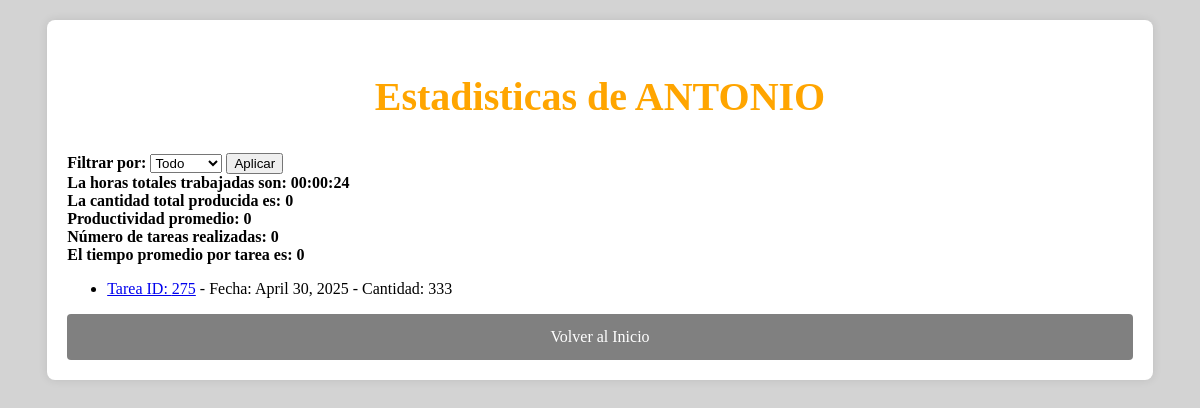
/estadisticas_trabajador/2/, run on an earlier commit of the app's database.
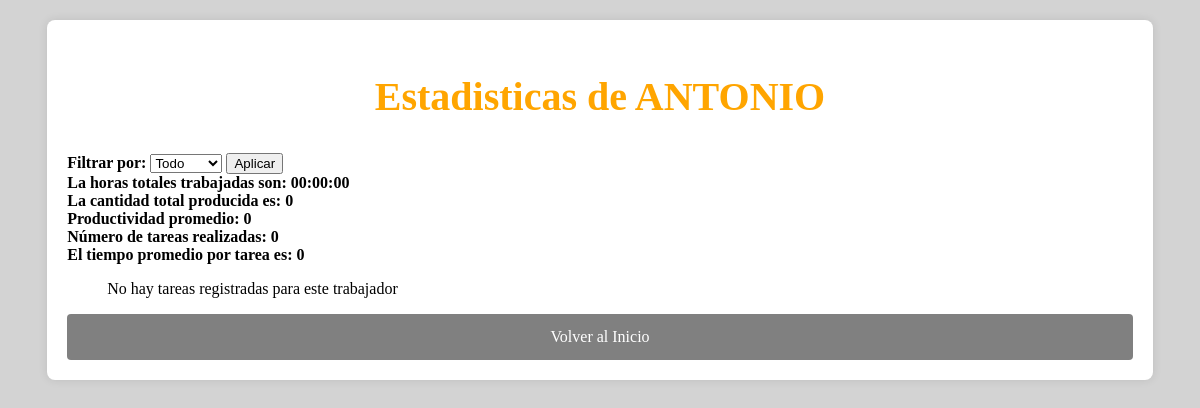
And on a later commit of the database.
### pda/models.py (models this page shows, shortened)
class Patio(models.Model):
    fecha = models.DateField(verbose_name='Fecha', null=True, blank=True)
    horaInicio = models.TimeField(verbose_name='H.Inicio', null=True, blank=True)
    horaFin = models.TimeField(verbose_name='H.Fin', null=True, blank=True)
    idTipTarea = models.IntegerField(verbose_name='Tip.Tarea', null=True, blank=True)
    idOper1 = models.IntegerField(verbose_name='Op.1', null=True, blank=True)
    idOper2 = models.IntegerField(verbose_name='Op.2', null=True, blank=True)
    cantidad = models.IntegerField(verbose_name='Cantidad', null=True, blank=True)

### pda/views.py (the view, shortened to what this page needs)
# urls.py: path('estadisticas_trabajador/<int:trabajador_id>/',estadisticas_trabajador,name='estadisticas_trabajador'),
def estadisticas_trabajador(request,trabajador_id):
    trabajador=get_object_or_404(Trabajador, id=trabajador_id)
    tareas=Patio.objects.filter(Q(idOper1=trabajador_id)| Q( idOper2=trabajador_id))
    periodo=request.GET.get('periodo')
    hoy=date.today()
    cantidadTotal=0
    tiempoTotalSegundos=0
    productividad=0
    numTareas=0
    tiempoPromedio=0
    for tarea in tareas:
            if tarea.horaInicio and tarea.horaFin:
                fecha=tarea.fecha
                hora_inicio=datetime.combine(fecha,tarea.horaInicio)
                hora_fin=datetime.combine(fecha,tarea.horaFin)
                tiempoSegundos = (hora_fin - hora_inicio).total_seconds()
                tiempoTotalSegundos+= tiempoSegundos
    horas = int(tiempoTotalSegundos // 3600)
    minutos = int((tiempoTotalSegundos % 3600) // 60)
    segundos = int(tiempoTotalSegundos % 60)
    tiempoFinal = f"{horas:02d}:{minutos:02d}:{segundos:02d}"
    return render(request,'estadisticas_trabajador.html',{
        'trabajador':trabajador,
        'tareas':tareas,
        'tiempo_total':tiempoFinal,
        'cantidad_total':cantidadTotal,
        'productividad':productividad,
        'numTareas':numTareas,
        'tiempoPromedio':tiempoPromedio
    })

### templates/estadisticas_trabajador.html (shortened to what this page needs)
<!DOCTYPE html>
<html lang="en">
<head>
</head>
<body>
    <div class="container">
        <div class="form-container">
            <h2>Estadisticas de {{trabajador.nombre}}</h2>
            <form method="get">
                <label for="periodo"><strong>Filtrar por:</strong></label>
                <select name="periodo" id="periodo">
                    <option value="todo">Todo</option>
                </select>
                <button type="submit">Aplicar</button>
            </form>
            <strong>La horas totales trabajadas son: {{ tiempo_total }}</strong><br>
            <strong>La cantidad total producida es: {{cantidad_total}}</strong><br>
            <strong>Productividad promedio: {{productividad}}</strong><br>
            <strong>Número de tareas realizadas: {{numTareas}}</strong><br>
            <strong>El tiempo promedio por tarea es: {{tiempoPromedio}}</strong><br>
            <ul>
                {% for tarea in tareas %}
                <li>
                    <a href="{% url 'detalle_tarea' tarea.id %}"> Tarea ID: {{ tarea.id }}</a> - Fecha: {{ tarea.fecha}} - Cantidad: {{ tarea.cantidad }}
                </li>
                {% empty %}
                <p>No hay tareas registradas para este trabajador</p>
                {% endfor %}
            </ul>
            <a class="aEnlac" href="/paginaInicial/">Volver al Inicio</a>
        </div>
    </div>
</body>
</html>

What changed in the data, as far as the page shows it:
removed Patio: id "275", fecha "April 30, 2025", cantidad "333"
Also different on the page:
{{ tiempo_total }}: "00:00:24" → "00:00:00"
text now shown: "No hay tareas registradas para este trabajador"
